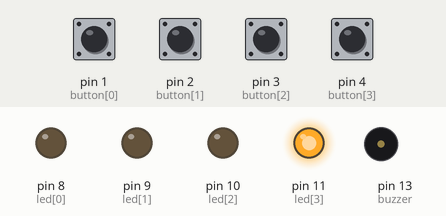
Bench run of a sketch on a simulated Arduino Uno, built with avr-gcc and run on an emulated ATmega328P. Parts: output pins drawn as LEDs (lit = HIGH), buzzer (waves = sounding). Dashed ring = blinking. Inputs (shaded band) come from the test bench; at power-on: pin 1 (button[0]), pin 2 (button[1]), pin 3 (button[2]), pin 4 (button[3]) HIGH. Random numbers use the default seed unless the sketch sets one.

Above: at 1.2 s.
1.3 s: pin 1 (button[0]) pulled LOW for 0.15 s
At 2.8 s:
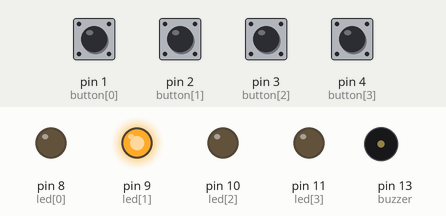
3.4 s: pin 2 (button[1]) pulled LOW for 1 s
At 4.7 s:
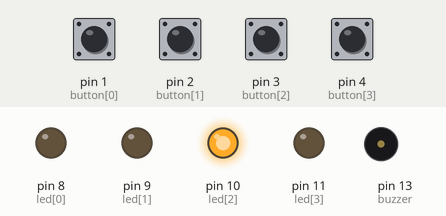
5.9 s: pin 4 (button[3]) pulled LOW for 1 s
At 8.0 s:
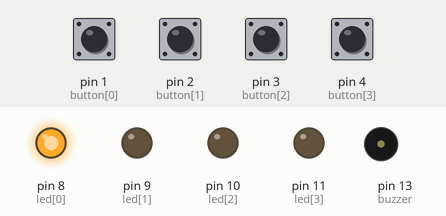
8.9 s: pin 1 (button[0]) pulled LOW for 1 s
At 9.2 s:
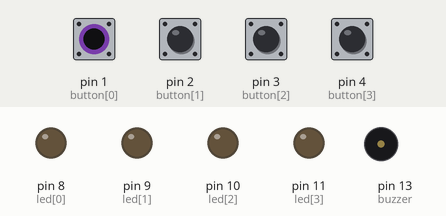
11.4 s: pin 3 (button[2]) pulled LOW for 0.15 s
At 11.7 s:
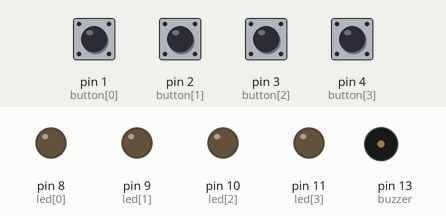
13.4 s: pin 3 (button[2]) pulled LOW for 1 s
At 13.5 s:
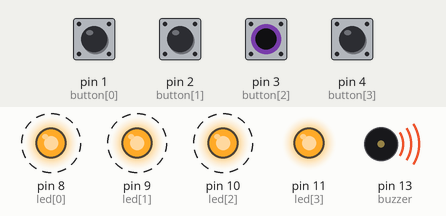
Timing chart, 0 to 16.4 s (numbered marks = the images above; inputs shaded):
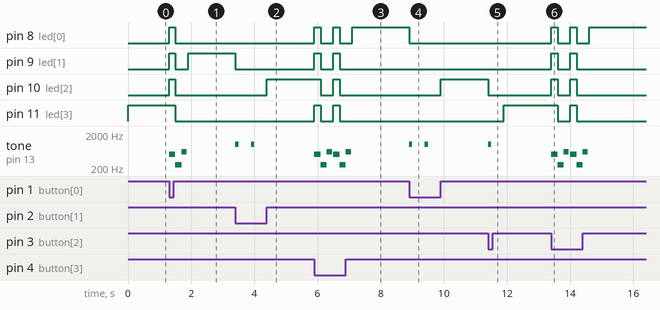

Measured:
- after the input at 1.3 s, pin 8 (led[0]), pin 10 (led[2]): LOW → HIGH at once, → LOW 0.20 s later; pin 9 (led[1]): LOW → HIGH at once, → LOW 0.20 s later, → HIGH 0.40 s later; pin 11 (led[3]): HIGH → LOW after 0.20 s; tone on pin 13 (buzzer): silent → 500 Hz at once, → 250 Hz 0.20 s later, → 600 Hz 0.20 s later, → silent 0.16 s later
- after the input at 3.4 s, pin 9 (led[1]): HIGH → LOW at once; pin 10 (led[2]): LOW → HIGH after 1.0 s; tone on pin 13 (buzzer): alternates 1000 Hz for 0.10 s and silent for 0.40 s, 4 changes in all, then stays silent, starting at once
- after the input at 5.9 s, pin 8 (led[0]): alternates HIGH for 0.20 s and LOW for 0.40 s, 5 changes in all, then stays HIGH, starting at once; pin 9 (led[1]): alternates HIGH for 0.20 s and LOW for 0.40 s, 4 changes in all, then stays LOW, starting at once
- after the input at 8.9 s, pin 8 (led[0]): HIGH → LOW at once; pin 10 (led[2]): LOW → HIGH after 1.0 s; tone on pin 13 (buzzer): alternates 1000 Hz for 0.10 s and silent for 0.40 s, 4 changes in all, then stays silent, starting at once
- after the input at 11.4 s, pin 10 (led[2]): HIGH → LOW at once; pin 11 (led[3]): LOW → HIGH after 0.50 s; tone on pin 13 (buzzer): silent → 1000 Hz at once, → silent 0.10 s later
- after the input at 13.4 s, pin 8 (led[0]): alternates HIGH for 0.20 s and LOW for 0.40 s, 5 changes in all, then stays HIGH, starting at once; pin 9 (led[1]): alternates HIGH for 0.20 s and LOW for 0.40 s, 4 changes in all, then stays LOW, starting at once

The sketch:

mole.ino
```cpp
int led[] = {8, 9, 10, 11};
int button[] = {1, 2, 3, 4};
int buzzer = 13;
int n = 4;

void setup() {
  for (int i = 0; i < n; i++) {
    pinMode(led[i], OUTPUT);
  }

  for (int i = 0; i < n; i++) {
    pinMode(button[i], INPUT_PULLUP);
  }

  pinMode(buzzer, OUTPUT);
}

void loop() {
  int randIndex = random(0, n);
  digitalWrite(led[randIndex], HIGH);

  bool pressed = false;
  while(!pressed)
  {
    if(digitalRead(button[randIndex]) == LOW)
    {
      pressed = true;
      digitalWrite(led[randIndex], LOW);
      tone (buzzer, 1000, 100);
      delay(300);
    }

    else if(miss(randIndex))
    {
      reset();
      return;
    }
  }

  delay(200);
}

bool miss(int randIndex) {
  for(int i=0; i<n; i++)
  {
    if(i != randIndex && digitalRead(button[i])==LOW) return true;
  }
  return false;
}

void reset() {
  tone(buzzer, 500, 200);
  for(int i=0; i<n; i++) digitalWrite(led[i], HIGH);
  delay(200);
  tone(buzzer, 250, 200);
  for(int i=0; i<n; i++) digitalWrite(led[i], LOW);
  delay(200);
  tone(buzzer, 600, 160);
  delay(200);
}
```
